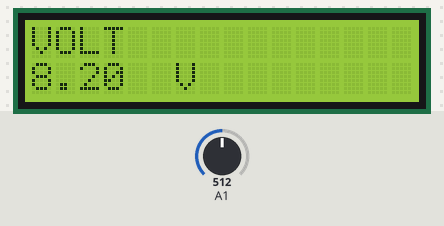
Recording of a sketch running on a simulated Arduino Uno, built with avr-gcc and run on an emulated ATmega328P. Parts: 16×2 character LCD. The inputs (shaded band) are chosen by the test bench; at power-on: A1 = 512.

Above: at 1.2 s.
1.3 s: A1 set to 716
At 2.5 s:
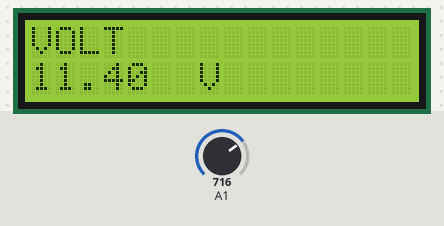
2.8 s: A1 set to 634
At 3.7 s:
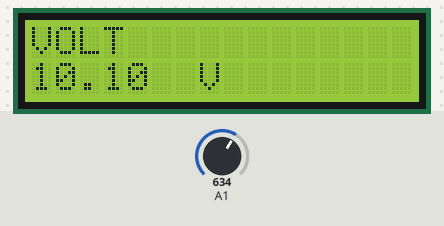
4.3 s: A1 set to 611
At 4.9 s:
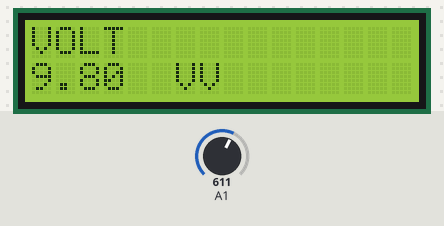
Timing chart, 0 to 7.3 s (numbered marks = the images above; inputs shaded):
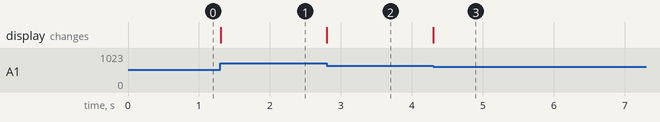

The sketch:

LCDvoltmeter.ino
```cpp
#include <LiquidCrystal.h>          //ประกาศLibrary
int val11;
float val2;                                    // initialize the library with the numbers of the interface pins
LiquidCrystal lcd(10, 9, 6, 5, 4, 3);  //ฟังก์ชั่นแรกกำหนดPins ที่ใช้ในการเชื่อมต่อ
void setup()
{
                                                                    // set up the LCD's number of columns and rows:
  lcd.begin(16, 2);                                                 //กำหนดขนาดของจอ columns และ rows
                                                                   // Print a message to the LCD
}
void loop()
{
  float temp;
  val11=analogRead(1);
  temp=val11/6.234;
  val11=temp;//
  val2=(val11/10.00);
  Serial.println(val2);
  lcd.setCursor(0, 0);
  lcd.print("VOLT");                                           //กำหนดข้อความที่ต้องการแสดงผล
  lcd.setCursor(0, 1);                                              //กำหนดตำแหน่ง Cursor
  lcd.print(val2);
  lcd.print("  V");
}
```

Measured:
- the behaviour switches between 624 and 623 on A1 (found by bisection; images 2 and 3)
- after the input at 1.3 s, the display: changes at once (image 1)
- after the input at 2.8 s, the display: changes at once (image 2)
- after the input at 4.3 s, the display: changes at once (image 3)
